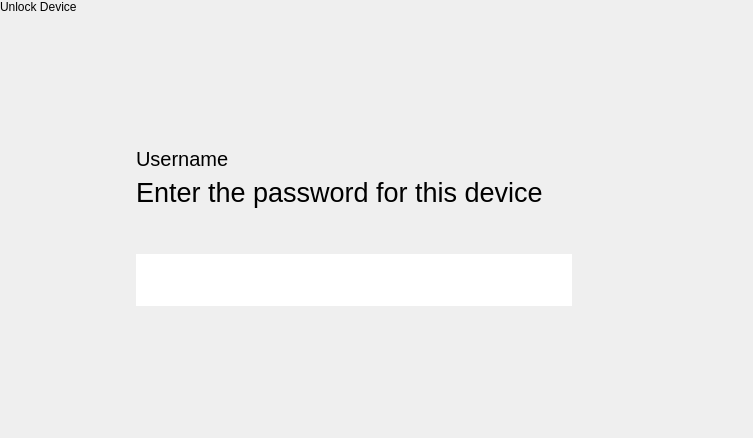
<?xml version="1.0" encoding="UTF-8"?>
<ui version="4.0">
 <class>UnlockEncryptedPopover</class>
 <widget class="QWidget" name="UnlockEncryptedPopover">
  <property name="geometry">
   <rect>
    <x>0</x>
    <y>0</y>
    <width>753</width>
    <height>438</height>
   </rect>
  </property>
  <property name="windowTitle">
   <string notr="true">Form</string>
  </property>
  <layout class="QVBoxLayout" name="verticalLayout">
   <property name="spacing">
    <number>0</number>
   </property>
   <property name="leftMargin">
    <number>0</number>
   </property>
   <property name="topMargin">
    <number>0</number>
   </property>
   <property name="rightMargin">
    <number>0</number>
   </property>
   <property name="bottomMargin">
    <number>0</number>
   </property>
   <item>
    <widget class="tTitleLabel" name="titleLabel">
     <property name="text">
      <string>Unlock Device</string>
     </property>
    </widget>
   </item>
   <item>
    <widget class="tStackedWidget" name="stackedWidget">
     <property name="currentIndex">
      <number>1</number>
     </property>
     <widget class="QWidget" name="loadingPage">
      <layout class="QGridLayout" name="gridLayout_3">
       <item row="0" column="1">
        <spacer name="verticalSpacer_3">
         <property name="orientation">
          <enum>Qt::Vertical</enum>
         </property>
         <property name="sizeHint" stdset="0">
          <size>
           <width>20</width>
           <height>141</height>
          </size>
         </property>
        </spacer>
       </item>
       <item row="1" column="0">
        <spacer name="horizontalSpacer_3">
         <property name="orientation">
          <enum>Qt::Horizontal</enum>
         </property>
         <property name="sizeHint" stdset="0">
          <size>
           <width>280</width>
           <height>20</height>
          </size>
         </property>
        </spacer>
       </item>
       <item row="1" column="1">
        <widget class="tCircularSpinner" name="widget" native="true"/>
       </item>
       <item row="1" column="2">
        <spacer name="horizontalSpacer_4">
         <property name="orientation">
          <enum>Qt::Horizontal</enum>
         </property>
         <property name="sizeHint" stdset="0">
          <size>
           <width>279</width>
           <height>20</height>
          </size>
         </property>
        </spacer>
       </item>
       <item row="2" column="1">
        <spacer name="verticalSpacer_4">
         <property name="orientation">
          <enum>Qt::Vertical</enum>
         </property>
         <property name="sizeHint" stdset="0">
          <size>
           <width>20</width>
           <height>140</height>
          </size>
         </property>
        </spacer>
       </item>
      </layout>
     </widget>
     <widget class="QWidget" name="passwordPage">
      <layout class="QGridLayout" name="gridLayout_2">
       <item row="0" column="1">
        <spacer name="verticalSpacer">
         <property name="orientation">
          <enum>Qt::Vertical</enum>
         </property>
         <property name="sizeHint" stdset="0">
          <size>
           <width>20</width>
           <height>38</height>
          </size>
         </property>
        </spacer>
       </item>
       <item row="1" column="0">
        <spacer name="horizontalSpacer">
         <property name="orientation">
          <enum>Qt::Horizontal</enum>
         </property>
         <property name="sizeHint" stdset="0">
          <size>
           <width>23</width>
           <height>20</height>
          </size>
         </property>
        </spacer>
       </item>
       <item row="1" column="1">
        <widget class="QFrame" name="lockFrame">
         <property name="minimumSize">
          <size>
           <width>500</width>
           <height>0</height>
          </size>
         </property>
         <property name="autoFillBackground">
          <bool>false</bool>
         </property>
         <property name="frameShape">
          <enum>QFrame::NoFrame</enum>
         </property>
         <property name="frameShadow">
          <enum>QFrame::Plain</enum>
         </property>
         <property name="lineWidth">
          <number>0</number>
         </property>
         <layout class="QVBoxLayout" name="verticalLayout_6">
          <item>
           <layout class="QHBoxLayout" name="horizontalLayout_2">
            <item>
             <widget class="QLabel" name="deviceNameLabel">
              <property name="sizePolicy">
               <sizepolicy hsizetype="Expanding" vsizetype="Preferred">
                <horstretch>0</horstretch>
                <verstretch>0</verstretch>
               </sizepolicy>
              </property>
              <property name="font">
               <font>
                <pointsize>15</pointsize>
               </font>
              </property>
              <property name="text">
               <string notr="true">Username</string>
              </property>
              <property name="buddy">
               <cstring></cstring>
              </property>
             </widget>
            </item>
           </layout>
          </item>
          <item>
           <widget class="QLabel" name="label_3">
            <property name="font">
             <font>
              <pointsize>20</pointsize>
             </font>
            </property>
            <property name="text">
             <string>Enter the password for this device</string>
            </property>
           </widget>
          </item>
          <item>
           <spacer name="verticalSpacer_7">
            <property name="orientation">
             <enum>Qt::Vertical</enum>
            </property>
            <property name="sizeType">
             <enum>QSizePolicy::Fixed</enum>
            </property>
            <property name="sizeHint" stdset="0">
             <size>
              <width>20</width>
              <height>40</height>
             </size>
            </property>
           </spacer>
          </item>
          <item>
           <layout class="QHBoxLayout" name="horizontalLayout_8">
            <property name="bottomMargin">
             <number>0</number>
            </property>
            <item>
             <widget class="QWidget" name="passwordBoxContainer" native="true">
              <property name="autoFillBackground">
               <bool>true</bool>
              </property>
              <layout class="QHBoxLayout" name="horizontalLayout">
               <property name="leftMargin">
                <number>0</number>
               </property>
               <property name="topMargin">
                <number>0</number>
               </property>
               <property name="rightMargin">
                <number>0</number>
               </property>
               <property name="bottomMargin">
                <number>0</number>
               </property>
               <item>
                <widget class="QLineEdit" name="passwordBox">
                 <property name="font">
                  <font>
                   <pointsize>30</pointsize>
                  </font>
                 </property>
                 <property name="frame">
                  <bool>false</bool>
                 </property>
                 <property name="echoMode">
                  <enum>QLineEdit::Password</enum>
                 </property>
                 <property name="alignment">
                  <set>Qt::AlignCenter</set>
                 </property>
                 <property name="clearButtonEnabled">
                  <bool>false</bool>
                 </property>
                </widget>
               </item>
              </layout>
             </widget>
            </item>
            <item>
             <widget class="QPushButton" name="okPasswordButton">
              <property name="sizePolicy">
               <sizepolicy hsizetype="Preferred" vsizetype="Preferred">
                <horstretch>0</horstretch>
                <verstretch>0</verstretch>
               </sizepolicy>
              </property>
              <property name="text">
               <string/>
              </property>
              <property name="icon">
               <iconset theme="go-next">
                <normaloff>../../../thedesk/plugins/NetworkPlugin/statusCenter/popovers</normaloff>../../../thedesk/plugins/NetworkPlugin/statusCenter/popovers</iconset>
              </property>
              <property name="default">
               <bool>false</bool>
              </property>
              <property name="flat">
               <bool>true</bool>
              </property>
             </widget>
            </item>
           </layout>
          </item>
         </layout>
        </widget>
       </item>
       <item row="1" column="2">
        <spacer name="horizontalSpacer_2">
         <property name="orientation">
          <enum>Qt::Horizontal</enum>
         </property>
         <property name="sizeHint" stdset="0">
          <size>
           <width>23</width>
           <height>20</height>
          </size>
         </property>
        </spacer>
       </item>
       <item row="2" column="1">
        <spacer name="verticalSpacer_2">
         <property name="orientation">
          <enum>Qt::Vertical</enum>
         </property>
         <property name="sizeHint" stdset="0">
          <size>
           <width>20</width>
           <height>52</height>
          </size>
         </property>
        </spacer>
       </item>
      </layout>
     </widget>
    </widget>
   </item>
  </layout>
 </widget>
 <customwidgets>
  <customwidget>
   <class>tStackedWidget</class>
   <extends>QStackedWidget</extends>
   <header location="global">tstackedwidget.h</header>
   <container>1</container>
   <slots>
    <signal>switchingFrame(int)</signal>
   </slots>
  </customwidget>
  <customwidget>
   <class>tTitleLabel</class>
   <extends>QLabel</extends>
   <header location="global">ttitlelabel.h</header>
   <slots>
    <signal>backButtonClicked()</signal>
   </slots>
  </customwidget>
  <customwidget>
   <class>tCircularSpinner</class>
   <extends>QWidget</extends>
   <header location="global">tcircularspinner.h</header>
   <container>1</container>
  </customwidget>
 </customwidgets>
 <resources/>
 <connections>
  <connection>
   <sender>passwordBox</sender>
   <signal>returnPressed()</signal>
   <receiver>okPasswordButton</receiver>
   <slot>click()</slot>
   <hints>
    <hint type="sourcelabel">
     <x>505</x>
     <y>289</y>
    </hint>
    <hint type="destinationlabel">
     <x>599</x>
     <y>288</y>
    </hint>
   </hints>
  </connection>
 </connections>
</ui>
